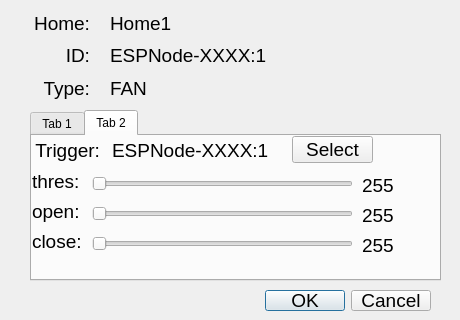
<?xml version="1.0" encoding="UTF-8"?>
<ui version="4.0">
 <class>ValSetForm</class>
 <widget class="QWidget" name="ValSetForm">
  <property name="geometry">
   <rect>
    <x>0</x>
    <y>0</y>
    <width>460</width>
    <height>320</height>
   </rect>
  </property>
  <property name="windowTitle">
   <string>Form</string>
  </property>
  <widget class="QDialogButtonBox" name="buttonBox">
   <property name="geometry">
    <rect>
     <x>260</x>
     <y>290</y>
     <width>171</width>
     <height>21</height>
    </rect>
   </property>
   <property name="font">
    <font>
     <pointsize>14</pointsize>
    </font>
   </property>
   <property name="standardButtons">
    <set>QDialogButtonBox::Cancel|QDialogButtonBox::Ok</set>
   </property>
  </widget>
  <widget class="QWidget" name="layoutWidget_2">
   <property name="geometry">
    <rect>
     <x>110</x>
     <y>10</y>
     <width>241</width>
     <height>91</height>
    </rect>
   </property>
   <layout class="QGridLayout" name="gridLayout_3">
    <item row="3" column="0">
     <widget class="QLabel" name="label_type_2">
      <property name="font">
       <font>
        <pointsize>14</pointsize>
       </font>
      </property>
      <property name="text">
       <string>FAN</string>
      </property>
     </widget>
    </item>
    <item row="1" column="0">
     <widget class="QLabel" name="label_home_2">
      <property name="font">
       <font>
        <pointsize>14</pointsize>
       </font>
      </property>
      <property name="text">
       <string>Home1</string>
      </property>
     </widget>
    </item>
    <item row="2" column="0">
     <widget class="QLabel" name="label_id_2">
      <property name="font">
       <font>
        <pointsize>14</pointsize>
       </font>
      </property>
      <property name="text">
       <string>ESPNode-XXXX:1</string>
      </property>
     </widget>
    </item>
   </layout>
  </widget>
  <widget class="QWidget" name="layoutWidget">
   <property name="geometry">
    <rect>
     <x>20</x>
     <y>10</y>
     <width>70</width>
     <height>91</height>
    </rect>
   </property>
   <layout class="QGridLayout" name="gridLayout_4">
    <item row="1" column="0">
     <widget class="QLabel" name="label_6">
      <property name="font">
       <font>
        <pointsize>14</pointsize>
       </font>
      </property>
      <property name="text">
       <string>ID:</string>
      </property>
      <property name="alignment">
       <set>Qt::AlignRight|Qt::AlignTrailing|Qt::AlignVCenter</set>
      </property>
     </widget>
    </item>
    <item row="2" column="0">
     <widget class="QLabel" name="label_7">
      <property name="font">
       <font>
        <pointsize>14</pointsize>
       </font>
      </property>
      <property name="text">
       <string>Type:</string>
      </property>
      <property name="alignment">
       <set>Qt::AlignRight|Qt::AlignTrailing|Qt::AlignVCenter</set>
      </property>
     </widget>
    </item>
    <item row="0" column="0">
     <widget class="QLabel" name="label_5">
      <property name="font">
       <font>
        <pointsize>14</pointsize>
       </font>
      </property>
      <property name="text">
       <string>Home:</string>
      </property>
      <property name="alignment">
       <set>Qt::AlignRight|Qt::AlignTrailing|Qt::AlignVCenter</set>
      </property>
     </widget>
    </item>
   </layout>
  </widget>
  <widget class="QTabWidget" name="tabWidget">
   <property name="geometry">
    <rect>
     <x>30</x>
     <y>110</y>
     <width>411</width>
     <height>171</height>
    </rect>
   </property>
   <property name="currentIndex">
    <number>1</number>
   </property>
   <widget class="QWidget" name="tab">
    <attribute name="title">
     <string>Tab 1</string>
    </attribute>
    <widget class="QSlider" name="horizontalSlider">
     <property name="geometry">
      <rect>
       <x>20</x>
       <y>50</y>
       <width>311</width>
       <height>20</height>
      </rect>
     </property>
     <property name="orientation">
      <enum>Qt::Horizontal</enum>
     </property>
    </widget>
    <widget class="QLabel" name="label_4">
     <property name="geometry">
      <rect>
       <x>340</x>
       <y>40</y>
       <width>51</width>
       <height>41</height>
      </rect>
     </property>
     <property name="font">
      <font>
       <pointsize>16</pointsize>
      </font>
     </property>
     <property name="text">
      <string>0</string>
     </property>
    </widget>
    <widget class="QLabel" name="label_9">
     <property name="geometry">
      <rect>
       <x>20</x>
       <y>10</y>
       <width>81</width>
       <height>31</height>
      </rect>
     </property>
     <property name="font">
      <font>
       <pointsize>16</pointsize>
      </font>
     </property>
     <property name="text">
      <string>SetVal:</string>
     </property>
    </widget>
    <widget class="QPushButton" name="pushButton">
     <property name="geometry">
      <rect>
       <x>290</x>
       <y>90</y>
       <width>91</width>
       <height>27</height>
      </rect>
     </property>
     <property name="text">
      <string>Apply</string>
     </property>
    </widget>
   </widget>
   <widget class="QWidget" name="tab_2">
    <attribute name="title">
     <string>Tab 2</string>
    </attribute>
    <widget class="QLabel" name="label_Trigger">
     <property name="geometry">
      <rect>
       <x>80</x>
       <y>0</y>
       <width>211</width>
       <height>28</height>
      </rect>
     </property>
     <property name="font">
      <font>
       <pointsize>14</pointsize>
      </font>
     </property>
     <property name="text">
      <string>ESPNode-XXXX:1</string>
     </property>
    </widget>
    <widget class="QLabel" name="label_8">
     <property name="geometry">
      <rect>
       <x>0</x>
       <y>0</y>
       <width>68</width>
       <height>28</height>
      </rect>
     </property>
     <property name="font">
      <font>
       <pointsize>14</pointsize>
      </font>
     </property>
     <property name="text">
      <string>Trigger:</string>
     </property>
     <property name="alignment">
      <set>Qt::AlignRight|Qt::AlignTrailing|Qt::AlignVCenter</set>
     </property>
    </widget>
    <widget class="QPushButton" name="button_select">
     <property name="geometry">
      <rect>
       <x>260</x>
       <y>0</y>
       <width>81</width>
       <height>27</height>
      </rect>
     </property>
     <property name="font">
      <font>
       <pointsize>14</pointsize>
      </font>
     </property>
     <property name="text">
      <string>Select</string>
     </property>
    </widget>
    <widget class="QLabel" name="label_10">
     <property name="geometry">
      <rect>
       <x>0</x>
       <y>30</y>
       <width>61</width>
       <height>31</height>
      </rect>
     </property>
     <property name="font">
      <font>
       <pointsize>14</pointsize>
      </font>
     </property>
     <property name="text">
      <string>thres:</string>
     </property>
    </widget>
    <widget class="QSlider" name="horizontalSlider_2">
     <property name="geometry">
      <rect>
       <x>60</x>
       <y>40</y>
       <width>261</width>
       <height>16</height>
      </rect>
     </property>
     <property name="orientation">
      <enum>Qt::Horizontal</enum>
     </property>
    </widget>
    <widget class="QLabel" name="label_11">
     <property name="geometry">
      <rect>
       <x>330</x>
       <y>40</y>
       <width>68</width>
       <height>19</height>
      </rect>
     </property>
     <property name="font">
      <font>
       <pointsize>14</pointsize>
      </font>
     </property>
     <property name="text">
      <string>255</string>
     </property>
    </widget>
    <widget class="QLabel" name="label_12">
     <property name="geometry">
      <rect>
       <x>330</x>
       <y>70</y>
       <width>68</width>
       <height>19</height>
      </rect>
     </property>
     <property name="font">
      <font>
       <pointsize>14</pointsize>
      </font>
     </property>
     <property name="text">
      <string>255</string>
     </property>
    </widget>
    <widget class="QLabel" name="label_13">
     <property name="geometry">
      <rect>
       <x>0</x>
       <y>60</y>
       <width>51</width>
       <height>31</height>
      </rect>
     </property>
     <property name="font">
      <font>
       <pointsize>14</pointsize>
      </font>
     </property>
     <property name="text">
      <string>open:</string>
     </property>
    </widget>
    <widget class="QSlider" name="horizontalSlider_3">
     <property name="geometry">
      <rect>
       <x>60</x>
       <y>70</y>
       <width>261</width>
       <height>16</height>
      </rect>
     </property>
     <property name="orientation">
      <enum>Qt::Horizontal</enum>
     </property>
    </widget>
    <widget class="QSlider" name="horizontalSlider_4">
     <property name="geometry">
      <rect>
       <x>60</x>
       <y>100</y>
       <width>261</width>
       <height>16</height>
      </rect>
     </property>
     <property name="orientation">
      <enum>Qt::Horizontal</enum>
     </property>
    </widget>
    <widget class="QLabel" name="label_14">
     <property name="geometry">
      <rect>
       <x>0</x>
       <y>90</y>
       <width>51</width>
       <height>31</height>
      </rect>
     </property>
     <property name="font">
      <font>
       <pointsize>14</pointsize>
      </font>
     </property>
     <property name="text">
      <string>close:</string>
     </property>
    </widget>
    <widget class="QLabel" name="label_15">
     <property name="geometry">
      <rect>
       <x>330</x>
       <y>100</y>
       <width>68</width>
       <height>19</height>
      </rect>
     </property>
     <property name="font">
      <font>
       <pointsize>14</pointsize>
      </font>
     </property>
     <property name="text">
      <string>255</string>
     </property>
    </widget>
   </widget>
  </widget>
 </widget>
 <resources/>
 <connections/>
</ui>
